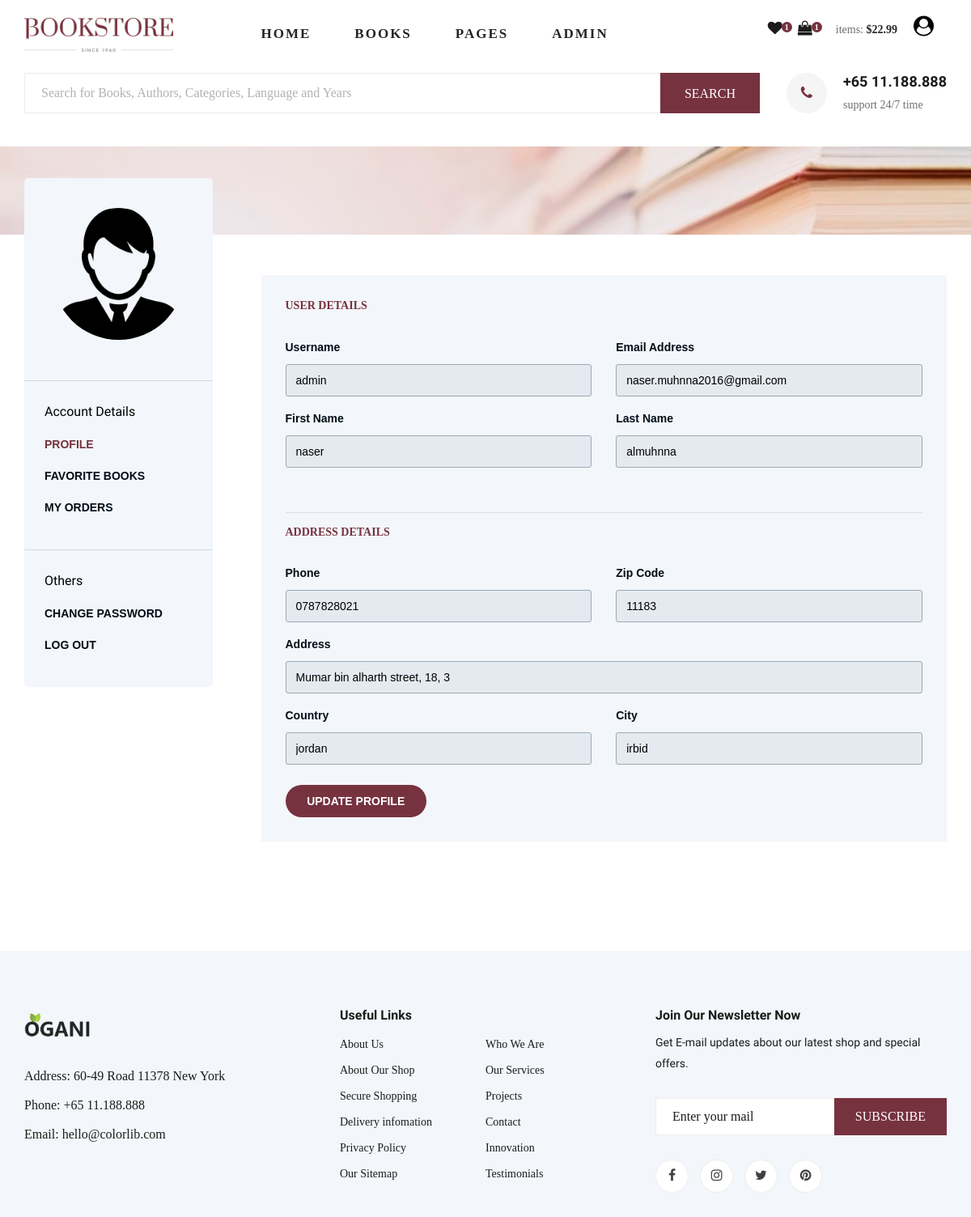
Page /users/profile (signed in) on the earlier database version.
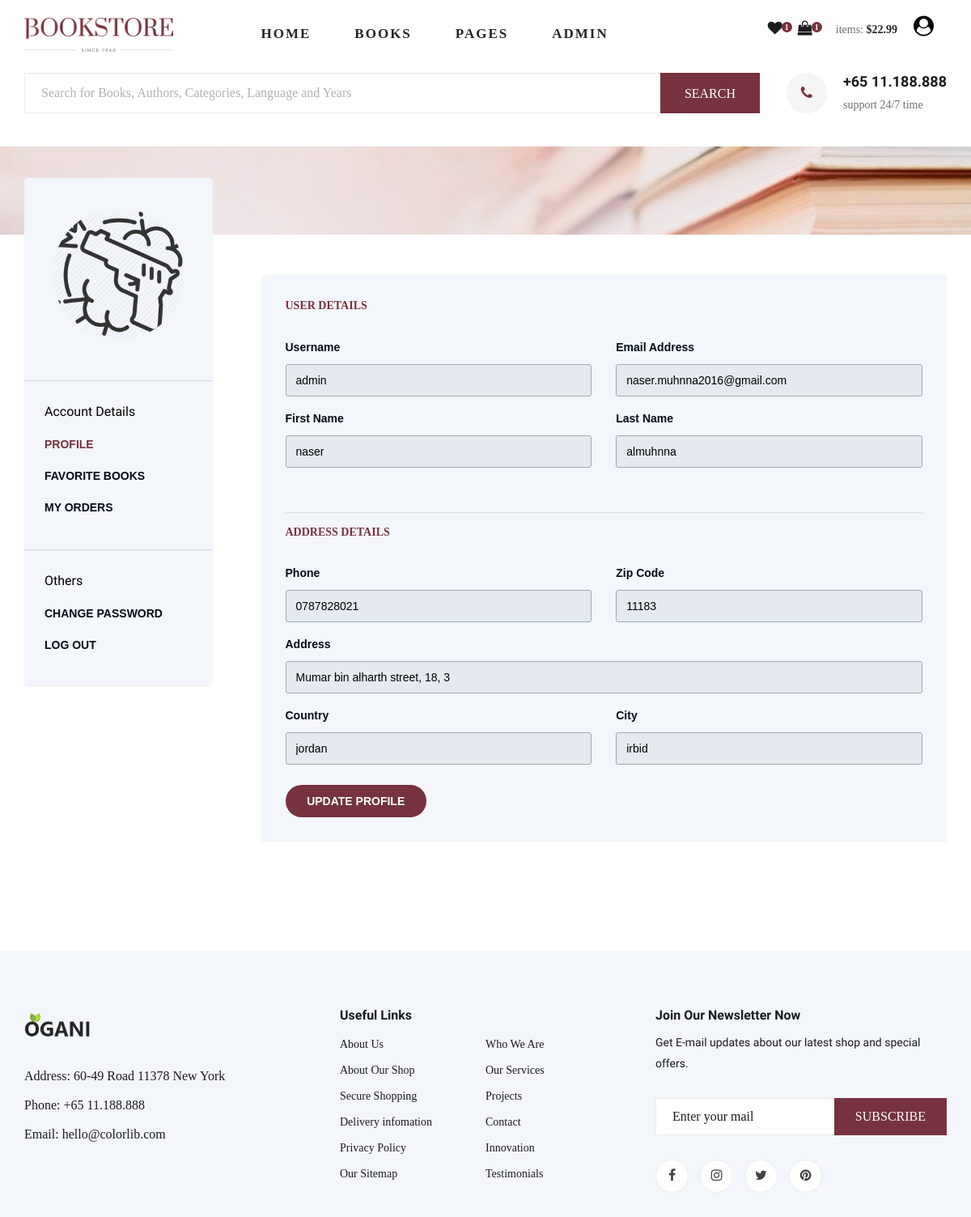
Same page on the later database version.
### users/models.py (models this page shows, shortened)
class Profile(models.Model):
    user = models.OneToOneField(User, on_delete=models.CASCADE)
    phone = models.CharField(max_length=15, blank=True)
    address = models.CharField(max_length=150, blank=True)
    zip_code = models.CharField(max_length=8, blank=True)
    city = models.CharField(max_length=40, blank=True)
    country = models.CharField(max_length=40, blank=True)
    image = models.ImageField(upload_to='profile_img', null=True, blank=True)
    slug = models.SlugField(unique=True, null=True, blank=True)

### users/views.py (the view)
# urls.py: path('profile', user_views.profile, name='profile'),
@login_required(login_url='/users/login')
def profile(request):
    context = {
        'profiles': models.Profile.objects.filter(user_id=request.user.id),
    }
    context.update(total_price_items(request.user.id))
    return render(request, 'users/profile.html', context)

### main/views.py (called while the page is built)
def total_price_items(userid):
    shopcart = ShopCart.objects.filter(user_id=userid)
    context = {
        'shopcart': shopcart,
        'total_price': total_price(shopcart),
        'favourites_count': models.Book.objects.filter(
            favourite=userid).count()
    }
    return context

### order/views.py (called while the page is built)
def total_price(shopcart):
    total_price = 0
    for book_in_cart in shopcart:
        if book_in_cart.book.discount_price:
            total_price += book_in_cart.quantity * book_in_cart.book.discount_price
        else:
            total_price += book_in_cart.quantity * book_in_cart.book.price
    return round(total_price, 2)

### templates/users/profile.html (shortened to what the changed rows need)
{% extends "base/main/layout/layout.html" %}
{% load i18n %}
{% load static %}
{% load crispy_forms_tags %}
{% block content %}
<div class="buster-light">
    <div class="page-single">
        <div class="container">
            <div class="row ipad-width">
                {% for profile in profiles %}
                <div class="col-md-3 col-sm-12 col-xs-12">
                    <div class="user-information">
                        <div class="user-img">
                            <a href="#"><img
                                    src="/media/{% if profile.image %}{{ profile.image }}{% else %}default.png{% endif %}"
                                    alt=""><br></a>
                        </div>
                        <div class="user-fav">
                            <p>Account Details</p>
                            <ul>
                                <li class="active"><a href="#">Profile</a></li>
                                <li><a href="{% url 'main:favourite_books_list' slug=user.username %}">Favorite
                                        Books</a></li>
                                <li><a href="{% url 'order:orders_list' %}">My Orders</a></li>
                            </ul>
                        </div>
                        <div class="user-fav">
                            <p>Others</p>
                            <ul>
                                <li><a href="{% url 'users:change_password'  %}">Change password</a></li>
                                <li><a href="{% url 'users:logout'  %}">Log out</a></li>
                            </ul>
                        </div>
                    </div>
                </div>
                <div class="col-md-9 col-sm-12 col-xs-12">
                    <div class="form-style-1 user-pro" action="#">
                        <h4>User details</h4>
                        <div class="row">
                            <div class="col-md-6 form-it">
                                <label>Username</label>
                                <input type="text" value="{{ user.username }}" name="username" disabled>
                            </div>
                            <div class="col-md-6 form-it">
                                <label>Email Address</label>
                                <input type="text"
                                    value="{% if user.email %}{{ user.email }}{% else %}Your@email.com{% endif %}"
                                    name="email" disabled>
                            </div>
                        </div>
                        <div class="row">
                            <div class="col-md-6 form-it">
                                <label>First Name</label>
                                <input type="text" value="{{ user.first_name }}" name="first_name" disabled>
                            </div>
                            <div class="col-md-6 form-it">
                                <label>Last Name</label>
                                <input type="text" value="{{ user.last_name }}" name="last_name" disabled>
                            </div>
                        </div>
                        <br>
                        <hr>
                        <h4>Address details</h4>
                        <div class="row">
                            <div class="col-md-6 form-it">
                                <label>Phone</label>
                                <input type="text" value="{{ profile.phone }}" name="phone" disabled>
                            </div>
                            <div class="col-md-6 form-it">
                                <label>Zip Code</label>
                                <input type="text" value="{{ profile.zip_code }}" name="zip_code" disabled>
                            </div>
                        </div>
                        <div class="row">
                            <div class="col-md-12 form-it">
                                <label>Address</label>
                                <input type="text" value="{{ profile.address }}" name="address" disabled>
                            </div>
                        </div>
                        <div class="row">
                            <div class="col-md-6 form-it">
                                <label>Country</label>
                                <input type="text" value="{{ profile.country }}" name="country" disabled>
                            </div>
                            <div class="col-md-6 form-it">
                                <label>City</label>
                                <input type="text" value="{{ profile.city }}" name="city" disabled>
                            </div>
                        </div>
                        <div class="row">
                            <div class="col-md-3">
                                <a href="{% url 'users:profile_update' %}"><input class="submit" type="submit"
                                        value="Update Profile"></a>
                            </div>
                        </div>
                    </div>
                </div>
                {% endfor %}
            </div>
        </div>
    </div>
</div>
{% endblock %}

Differences in the rows shown:
changed Profile "Mumar bin alharth street, 18, 3": image: picture added in place of a placeholder
